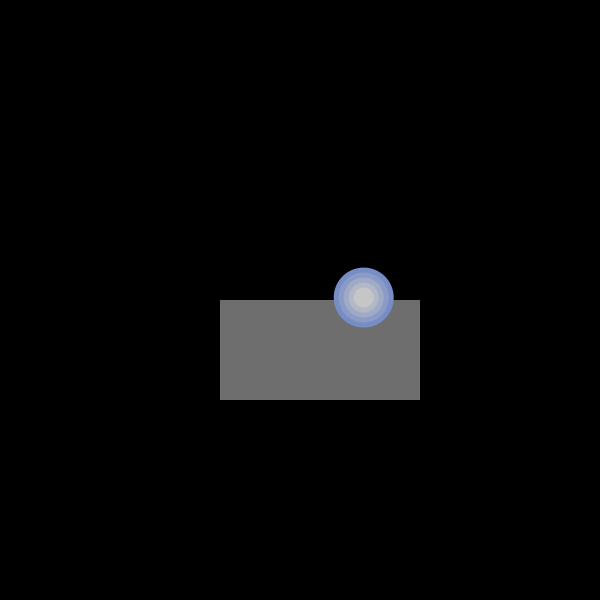
Frame 1 (no input)
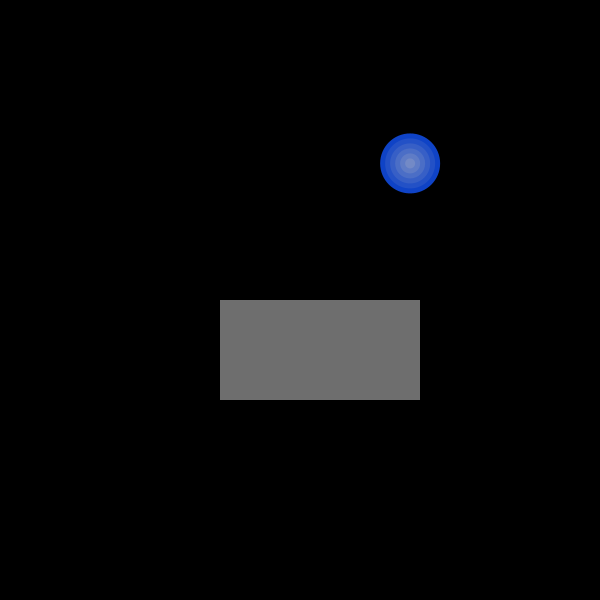
Frame 60 (the mouse pressed at the canvas centre just before this capture)
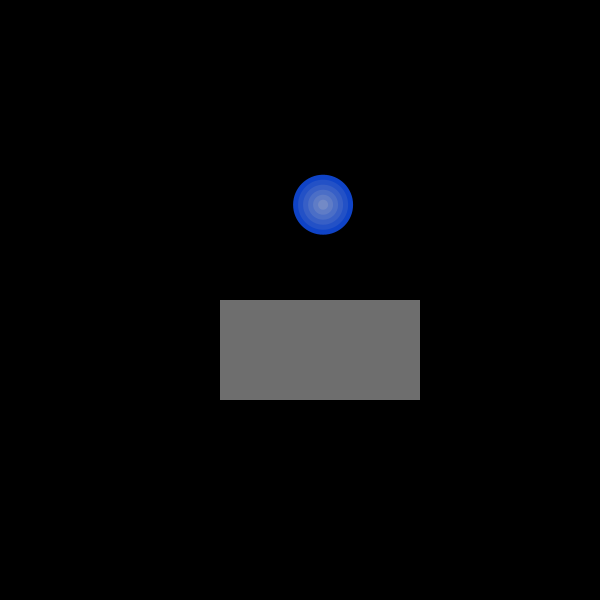
Frame 120 (the mouse held since frame 60 and released just before this capture)

The Processing sketch that drew these frames (run headless with seeded random() and noise(); from frame 60 on, the mouse is pressed at the canvas centre):

// Processing sketch: processing_162212
// ── processing_162212.pde

int h = 62;            // hue of fairy
int s = 40;            // saturation of fairy
int b = 78;            // brightness of fairy

float nPos = 0;
float size = 50;
int diam;
float inc = 0.005;

int butX = 220;        // rect constraint X
int butY = 300;        // rect constraint Y
int butW = 200;        // rect constraint W
int butH = 100;        // rect constraint H
color rectColor;        // color holder variable
color rectColor0 = #6E6E6E;    // when !lightOn
color rectColor1 = #FFF700;    // when lightOn

boolean lightOn = false;

void setup()
{
 size(600,600);
 ellipseMode(CENTER);
 colorMode(HSB,100);
 noStroke(); 
}

void draw()
{ 
  background(0,0,0);
  
  checkLight();
  button();
  createFairy();
}

void button()
{
 fill(rectColor);
 rect(butX,butY,butW,butH); 
}

void createFairy()
{
  float x = noise(nPos)*width;
  float y = noise(nPos+1)*height;
      for (diam = 60; diam > 0; diam = diam - 10) {
        noStroke();
        fill(h,s,b);
        ellipse(x,y,diam,diam);
        s = s - 10;
        nPos = nPos + inc;
      }
      s = 92;
}

void mousePressed()
{
  if (mouseX > butX && mouseX < butX + butW && mouseY > butY && mouseY < butY + butW)
  {
    lightOn =!lightOn;    
  }
}

void mouseReleased()
{
 fill(0,0,255); 
}

void checkLight()
{
 if(lightOn)
  {
    background(0,0,100);
    inc = 0;
    rectColor = rectColor1;
  } else {
    background(0,0,0);
    inc = 0.005;
    rectColor = rectColor0;
  } 
}
